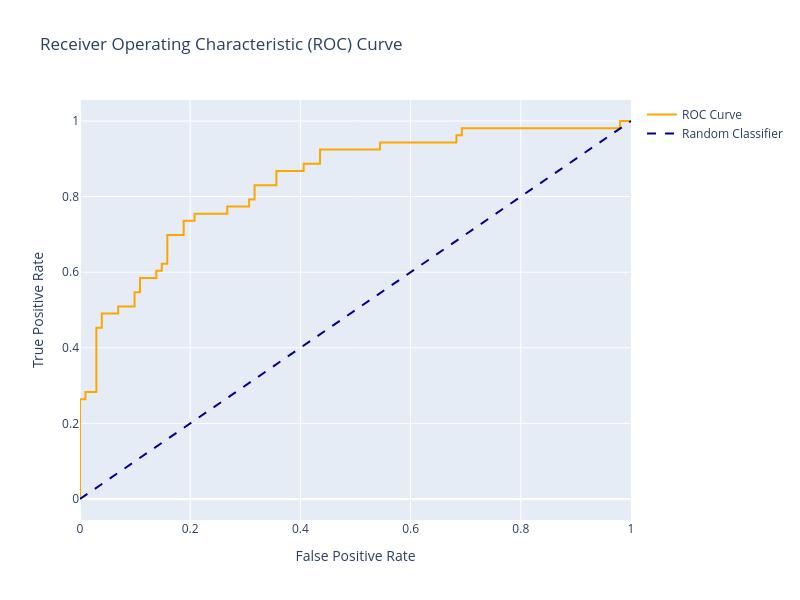

Here is the notebook cell this chart was saved with:
### Code cell
# Plotting the ROC curve using plotly
import plotly.graph_objects as go
plotly_fig = go.Figure()
plotly_fig.add_trace(go.Scatter(x=fpr, y=tpr, mode='lines', name='ROC Curve', line=dict(color='orange')))
plotly_fig.add_trace(go.Scatter(x=[0, 1], y=[0, 1], mode='lines', name='Random Classifier', line=dict(color='darkblue', dash='dash')))
plotly_fig.update_layout(title='Receiver Operating Characteristic (ROC) Curve', xaxis_title='False Positive Rate', yaxis_title='True Positive Rate', width=800, height=600)

### Figure 1 — Plotly figure (JSON) as saved in the notebook; plotly's stock layout.template omitted (floating-point values rounded to 4 significant figures)
{"data": [{"line": {"color": "orange"}, "mode": "lines", "name": "ROC Curve", "type": "scatter", "x": [0.0, 0.0, 0.0, 0.009901, 0.009901, 0.0297, 0.0297, 0.0396, 0.0396, 0.06931, 0.06931, 0.09901, 0.09901, 0.1089, 0.1089, 0.1386, 0.1386, 0.1485, 0.1485, 0.1584, 0.1584, 0.1881, 0.1881, 0.2079, 0.2079, 0.2673, 0.2673, 0.3069, 0.3069, 0.3168, 0.3168, 0.3564, 0.3564, 0.4059, 0.4059, 0.4356, 0.4356, 0.5446, 0.5446, 0.6832, 0.6832, 0.6931, 0.6931, 0.9802, 0.9802, 1.0], "y": [0.0, 0.01887, 0.2642, 0.2642, 0.283, 0.283, 0.4528, 0.4528, 0.4906, 0.4906, 0.5094, 0.5094, 0.5472, 0.5472, 0.5849, 0.5849, 0.6038, 0.6038, 0.6226, 0.6226, 0.6981, 0.6981, 0.7358, 0.7358, 0.7547, 0.7547, 0.7736, 0.7736, 0.7925, 0.7925, 0.8302, 0.8302, 0.8679, 0.8679, 0.8868, 0.8868, 0.9245, 0.9245, 0.9434, 0.9434, 0.9623, 0.9623, 0.9811, 0.9811, 1.0, 1.0]}, {"line": {"color": "darkblue", "dash": "dash"}, "mode": "lines", "name": "Random Classifier", "type": "scatter", "x": [0, 1], "y": [0, 1]}], "layout": {"height": 600, "title": {"text": "Receiver Operating Characteristic (ROC) Curve"}, "width": 800, "xaxis": {"title": {"text": "False Positive Rate"}}, "yaxis": {"title": {"text": "True Positive Rate"}}}}
